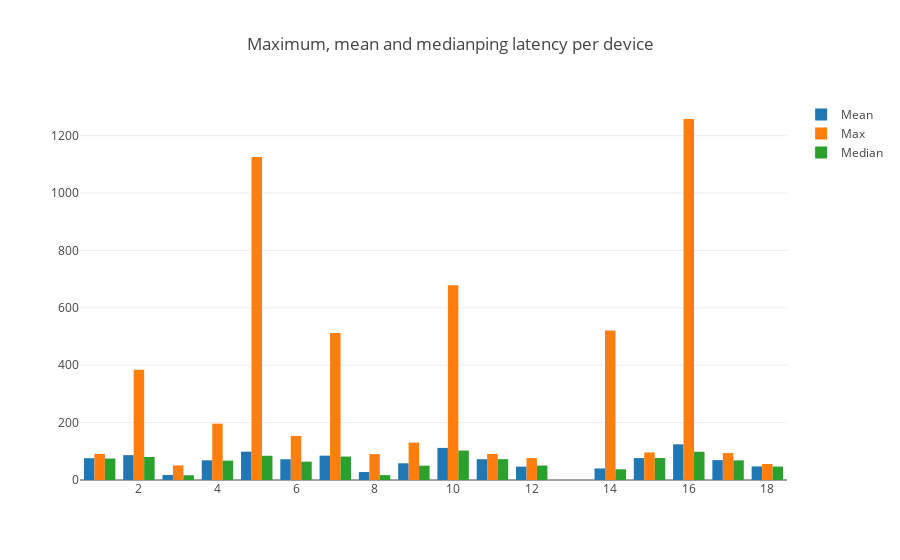

Here is the notebook cell this chart was saved with:
### Markdown cell above
### Median, average, maximum ping latency per device

### Code cell
query_ping = 'SELECT * FROM SPEEDTEST_PING;'
result_ping= client.query(query_ping)
ping_df = result_ping['SPEEDTEST_PING']

ping_df.reset_index(level=0, inplace=True)
ping_df['index']=ping_df['index'].dt.strftime('%Y-%m-%d %H:%M:%S')
ping_df['index'] = pd.to_datetime(ping_df['index'])
ping_df['SK_PI']=pd.to_numeric(ping_df['SK_PI'])

ping_df.rename(columns={'index':'time'}, inplace=True)
ping_df = ping_df[ping_df.PING != 1800000.000] ## Removed outier that was found in the ms sql table

max_ping = ping_df.groupby('SK_PI')['PING'].max().reset_index()
max_ping.columns = ['SK_PI', 'PING_MAX']
med_ping = ping_df.groupby('SK_PI')['PING'].median().reset_index()
med_ping.columns = ['SK_PI', 'PING_MEDIAN']
avg_ping = ping_df.groupby('SK_PI')['PING'].mean().reset_index()
avg_ping.columns = ['SK_PI', 'PING_MEAN']
med_max_avg_ping=pd.merge(pd.merge(max_ping, med_ping,on='SK_PI'),avg_ping, on='SK_PI')
trace1 = go.Bar(
            x=med_max_avg_ping['SK_PI'],
            y=med_max_avg_ping['PING_MEAN'],
            name='Mean',
    )
trace2 = go.Bar(
            x=med_max_avg_ping['SK_PI'],
            y=med_max_avg_ping['PING_MAX'],
            name='Max',
    
    )
trace3 = go.Bar(
            x=med_max_avg_ping['SK_PI'],
            y=med_max_avg_ping['PING_MEDIAN'],
            name='Median',
    
    )
data = [trace1, trace2, trace3]
layout = go.Layout(
       # barmode='stack',
        title="Maximum, mean and medianping latency per device"
    )

fig = go.Figure(data=data, layout=layout)
iplot(fig)

### Figure 1 — Plotly figure (JSON) as saved in the notebook; plotly's stock layout.template omitted (floating-point values rounded to 4 significant figures)
{"data": [{"name": "Mean", "type": "bar", "x": [1, 2, 3, 4, 5, 6, 7, 8, 9, 10, 11, 12, 14, 15, 16, 17, 18], "y": [75.85, 86.72, 17.3, 68.68, 98.73, 72.27, 84.84, 27.71, 58.18, 111.8, 72.49, 46.68, 40.23, 76.43, 124.3, 69.22, 47.38]}, {"name": "Max", "type": "bar", "x": [1, 2, 3, 4, 5, 6, 7, 8, 9, 10, 11, 12, 14, 15, 16, 17, 18], "y": [91.06, 384.5, 50.68, 196.3, 1126.0, 153.6, 511.9, 90.18, 130.4, 679.0, 90.87, 76.43, 520.8, 96.08, 1258.0, 93.92, 55.83]}, {"name": "Median", "type": "bar", "x": [1, 2, 3, 4, 5, 6, 7, 8, 9, 10, 11, 12, 14, 15, 16, 17, 18], "y": [74.85, 80.23, 16.31, 67.52, 84.39, 63.94, 81.72, 16.95, 49.92, 102.7, 72.62, 50.39, 37.39, 76.66, 98.35, 68.5, 46.82]}], "layout": {"title": "Maximum, mean and medianping latency per device"}}
